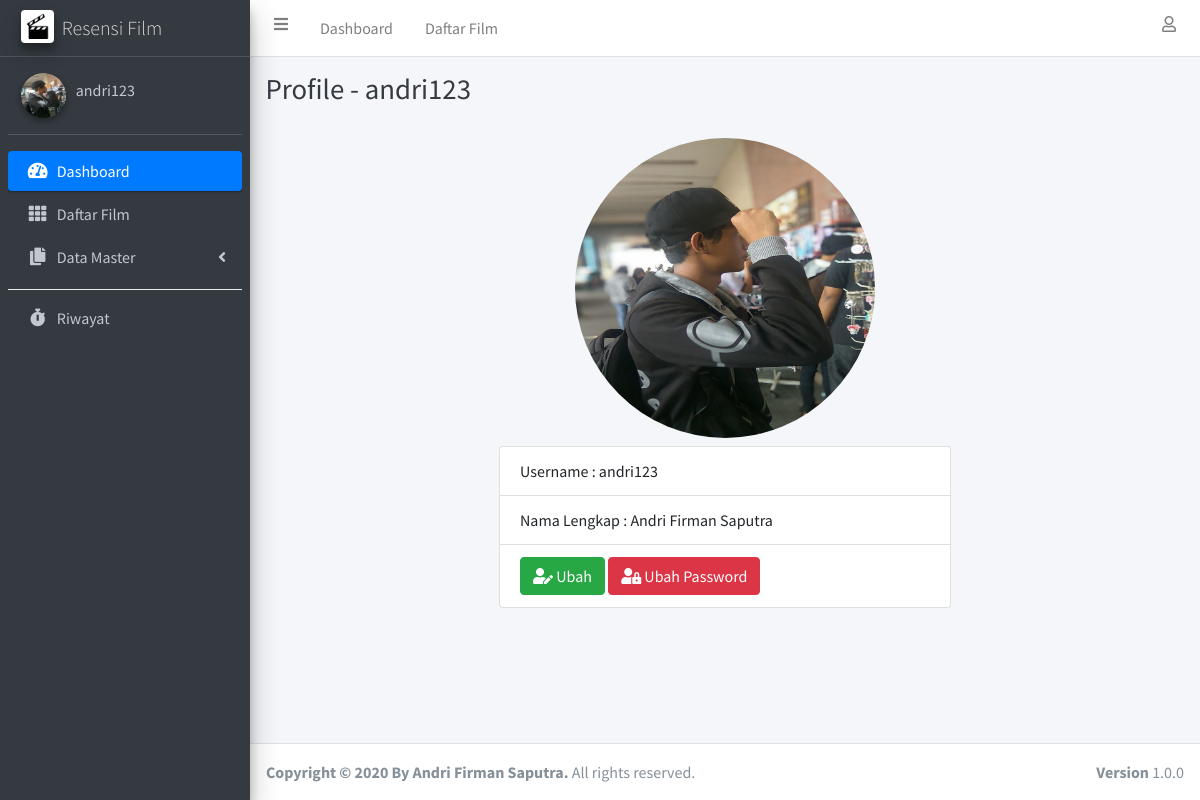
Screenshot of /admin/profile.php (signed in) with the database file from the repository.
### tables this page shows
CREATE TABLE `tb_user` (
  `id_user` int(10) NOT NULL,
  `username` varchar(100) NOT NULL,
  `password` varchar(255) NOT NULL,
  `nama_lengkap` varchar(100) NOT NULL,
  `photo_profile` text NOT NULL
);

### koneksi.php (called while the page is built, shortened)
<?php
	$server 	= "localhost";
	$user		= "root";
	$password	= "";
	$koneksi = mysqli_connect($server,$user,$password) or die("Koneksi Server Gagal!");
function dataUser() {
	global $koneksi;
	if (isset($_SESSION['id_user'])) {
		$id_user = $_SESSION['id_user'];
		return mysqli_fetch_assoc(mysqli_query($koneksi, "SELECT * FROM tb_user WHERE id_user = '$id_user'"));
	} else {
		echo "
		  <script>
		    document.location.href='logout.php'
		  </script>
		";
	}
}

### admin/profile.php (the view, shortened to what this page needs)
<?php
  require '../koneksi.php';
?>
<!DOCTYPE html>
<html>
<head>
  <?php include '../include_admin/css.php'; ?>
</head>
<body class="hold-transition sidebar-mini layout-fixed">
<div class="wrapper">
  <?php include '../include_admin/navbar.php'; ?>
  <?php include '../include_admin/sidebar.php'; ?>
  <div class="content-wrapper">
    <div class="content-header">
      <div class="container-fluid">
        <div class="row mb-2">
          <div class="col-sm">
            <h1 class="m-0 text-dark">Profile - <?= $dataUser['username']; ?></h1>
          </div>
        </div>
      </div>
    </div>
    <section class="content">
      <div class="container-fluid">
        <div class="row my-2 justify-content-center">
          <div class="col-lg text-center">
            <a href="../assets/img/img_profiles/<?= $dataUser['photo_profile']; ?>" class="enlarge">
              <img src="../assets/img/img_profiles/<?= $dataUser['photo_profile']; ?>" class="img-profile rounded-pill" alt="<?= $dataUser['photo_profile']; ?>">
            </a>
          </div>
        </div>
        <div class="row my-2 justify-content-center">
          <div class="col-lg-6">
            <ul class="list-group">
              <li class="list-group-item">Username : <?= $dataUser['username']; ?></li>
              <li class="list-group-item">Nama Lengkap : <?= $dataUser['nama_lengkap']; ?></li>
              <li class="list-group-item">
                <button type="button" class="btn btn-success" data-toggle="modal" data-target="#ubahProfileModal"><i class="fas fa-fw fa-user-edit"></i> Ubah</button>
                <button type="button" class="btn btn-danger" data-toggle="modal" data-target="#ubahPasswordModal"><i class="fas fa-fw fa-user-lock"></i> Ubah Password</button>
              </li>
            </ul>
          </div>
        </div>
      </div>
    </section>
  </div>
  <footer class="main-footer">
    <strong>Copyright &copy; 2020 By Andri Firman Saputra.</strong>
    All rights reserved.
    <div class="float-right d-none d-sm-inline-block">
      <b>Version</b> 1.0.0
    </div>
  </footer>
</div>
</body>
</html>

### include_admin/sidebar.php (shortened to what this page needs)
<?php
  $dataUser = dataUser();
?>
<aside class="main-sidebar sidebar-dark-primary elevation-4">
  <a href="index.php" class="brand-link">
    <img src="../assets/img/img_properties/logo.png" alt="Logo" class="brand-image rounded elevation-3 p-1 bg-white">
    <span class="brand-text font-weight-light">Resensi Film</span>
  </a>
  <div class="sidebar">
    <div class="user-panel mt-3 pb-3 mb-3 d-flex">
      <div class="image">
        <img style="width: 45px; height: 45px" src="../assets/img/img_profiles/<?= $dataUser['photo_profile']; ?>" class="img-circle elevation-2 img-profile" alt="User Image">
      </div>
      <div class="info">
        <a href="profile.php" class="d-block"><?= $dataUser['username']; ?></a>
      </div>
    </div>
    <nav class="mt-2">
      <ul class="nav nav-pills nav-sidebar flex-column" data-widget="treeview" role="menu" data-accordion="false">
        <li class="nav-item has-treeview menu-open">
          <a href="index.php" class="nav-link active">
            <i class="nav-icon fas fa-tachometer-alt"></i>
            <p>
              Dashboard
            </p>
          </a>
        </li>
        <li class="nav-item">
          <a href="film.php" class="nav-link">
            <i class="nav-icon fas fa-th"></i>
            <p>
              Daftar Film
            </p>
          </a>
        </li>
        <li class="nav-item has-treeview">
          <a href="#" class="nav-link">
            <i class="nav-icon fas fa-copy"></i>
            <p>
              Data Master
              <i class="fas fa-angle-left right"></i>
            </p>
          </a>
        </li>
        <div class="dropdown-divider"></div>
        <li class="nav-item">
          <a href="riwayat.php" class="nav-link">
            <i class="nav-icon fas fa-stopwatch"></i>
            <p>
              Riwayat
            </p>
          </a>
        </li>
      </ul>
    </nav>
  </div>
</aside>

### assets/css/style.css (style rules this page uses)
.img-profile { width: 200px; height: 200px; }
@media (min-width: 992px) { .img-profile { width: 300px; height: 300px; } }

### rows the page displays
tb_user: photo_profile (picture), username "andri123", nama_lengkap "Andri Firman Saputra"
